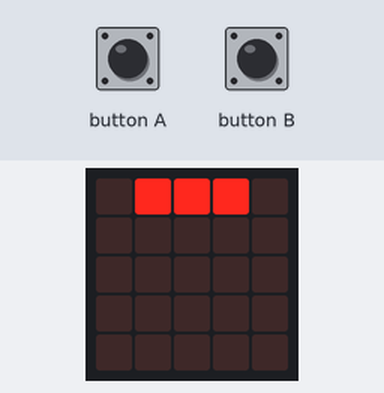
Recording of a program running on a simulated BBC micro:bit (MakeCode). Shown: the board's 5×5 LED display. Inputs (shaded band) come from the test bench.

Above: at 1.2 s.
1.3 s: button A pressed for 0.15 s
At 1.9 s:
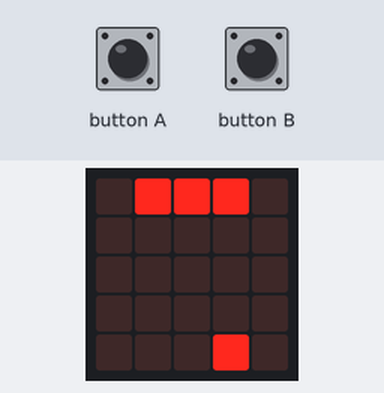
4.4 s: button B pressed for 0.15 s
At 5.0 s:
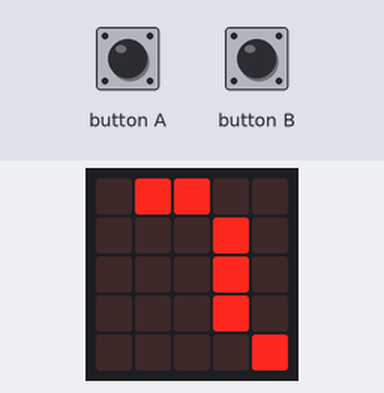
7.5 s: button A pressed for 0.15 s
At 8.1 s:
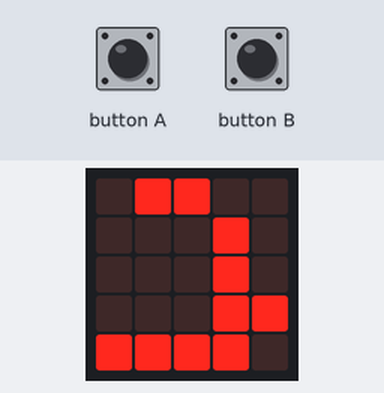
10.6 s: button B pressed for 0.15 s
At 11.2 s:
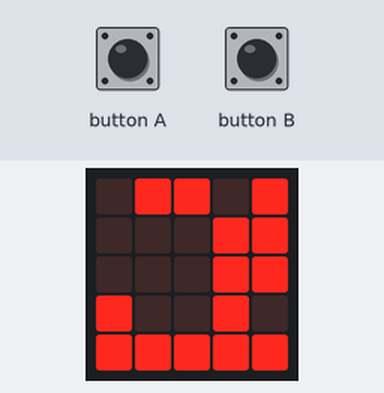
13.7 s: button A pressed for 0.15 s
At 14.3 s:
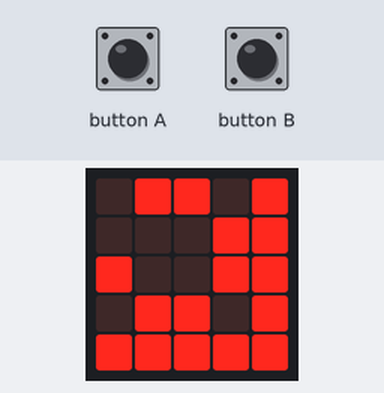
16.8 s: button B pressed for 0.15 s
At 17.4 s:
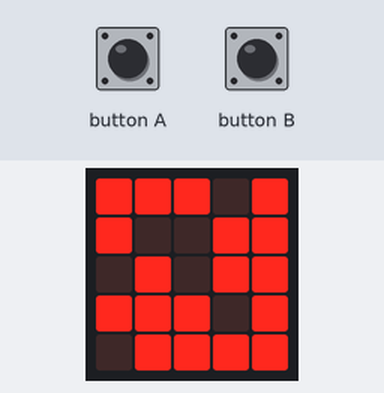
Timing chart, 0 to 19.8 s (numbered marks = the images above; inputs shaded):
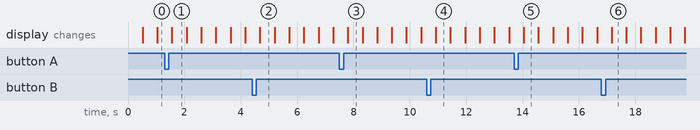

Measured:
- after the input at 1.3 s, the display: changes after 0.26 s (image 1)
- after the input at 4.4 s, the display: changes after 0.28 s (image 2)
- after the input at 7.5 s, the display: changes after 0.30 s (image 3)
- after the input at 10.6 s, the display: changes after 0.32 s (image 4)
- after the input at 13.7 s, the display: changes after 0.34 s (image 5)
- after the input at 16.8 s, the display: changes after 0.36 s (image 6)
- what the display in image 1 shows lasts 0.5 s, from 1.6 s to 2.1 s

The program:

main.ts
```typescript
let richtung = 0
let x = 0
let y = 0
input.onButtonPressed(Button.A, function () {
    richtung += -1
    if (richtung < 0) {
        richtung = 3
    }
})
input.onButtonPressed(Button.B, function () {
    richtung += 1
    if (richtung > 3) {
        richtung = 0
    }
})
basic.forever(function () {
    if (richtung == 0) {
        x += 1
    }
    if (richtung == 1) {
        y += 1
    }
    if (richtung == 2) {
        x += -1
    }
    if (richtung == 3) {
        y += -1
    }
    if (x < 0) {
        x = 4
    }
    if (y < 0) {
        y = 4
    }
    if (x > 4) {
        x = 0
    }
    if (y > 4) {
        y = 0
    }
    led.toggle(x, y)
    basic.pause(500)
})
```

test.ts
```typescript
// Hier kann man Tests durchführen; diese Datei wird nicht kompiliert, wenn dieses Paket als Erweiterung verwendet wird.
```
